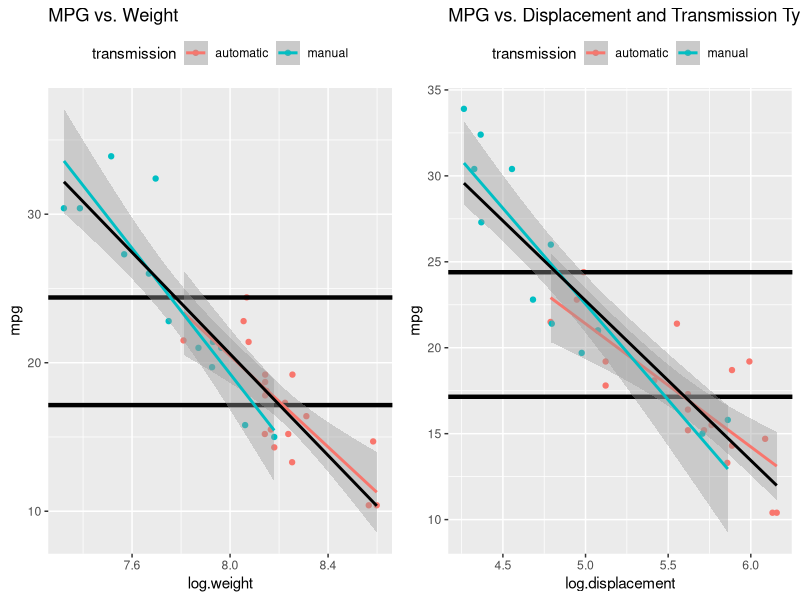
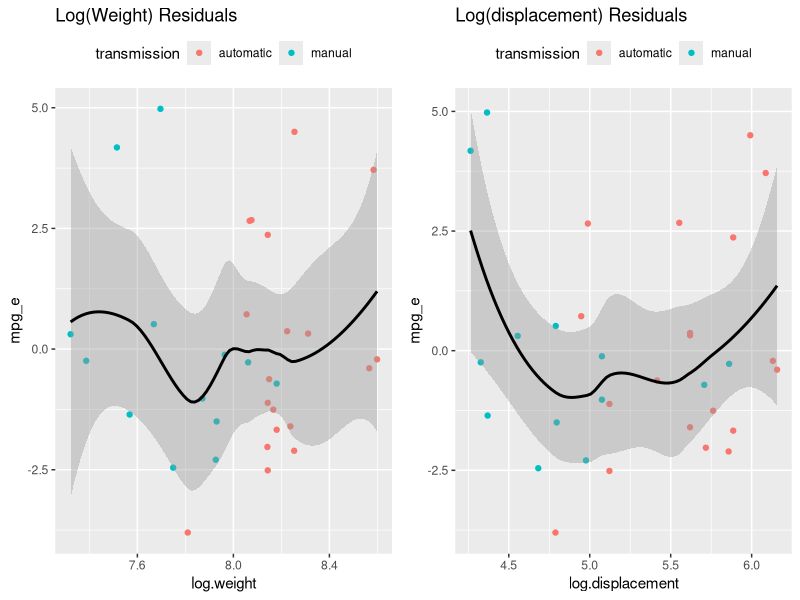
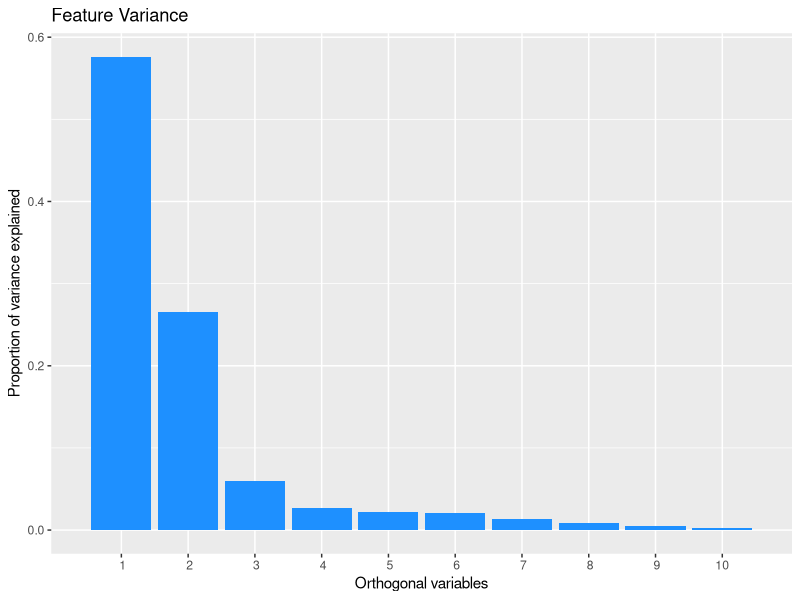
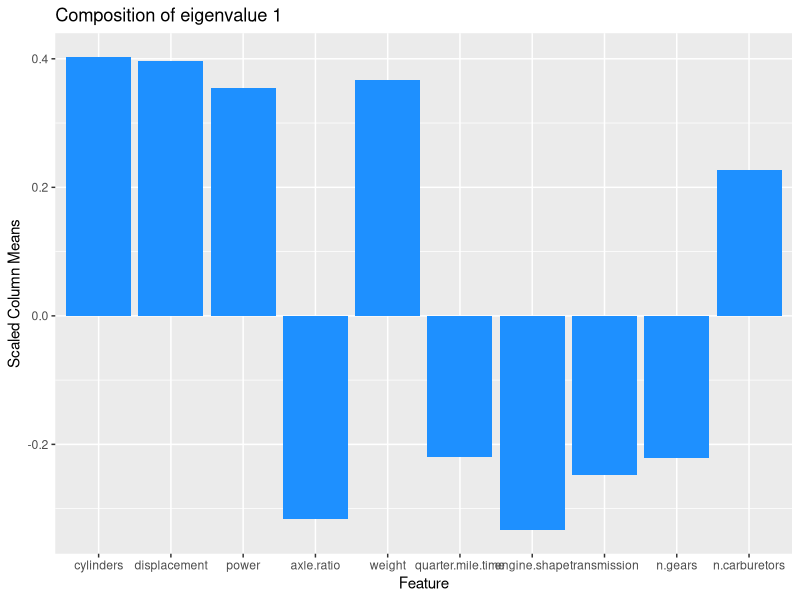
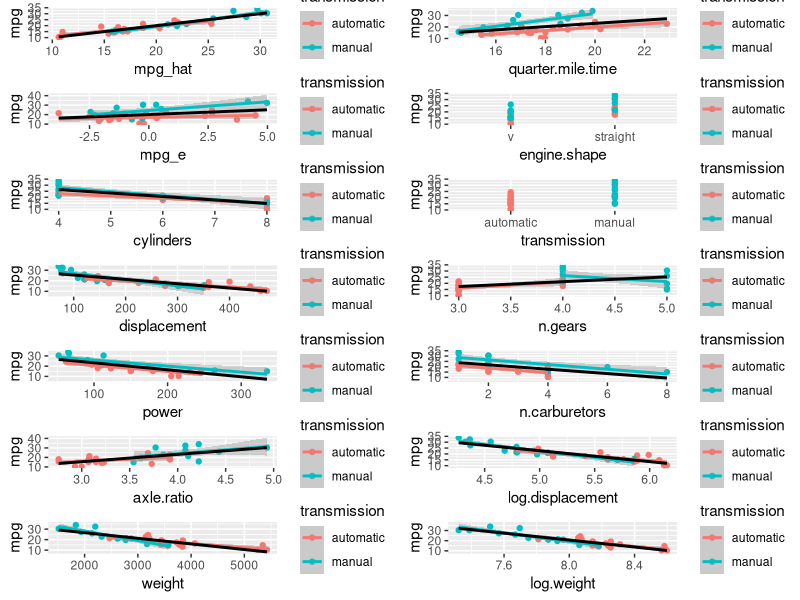
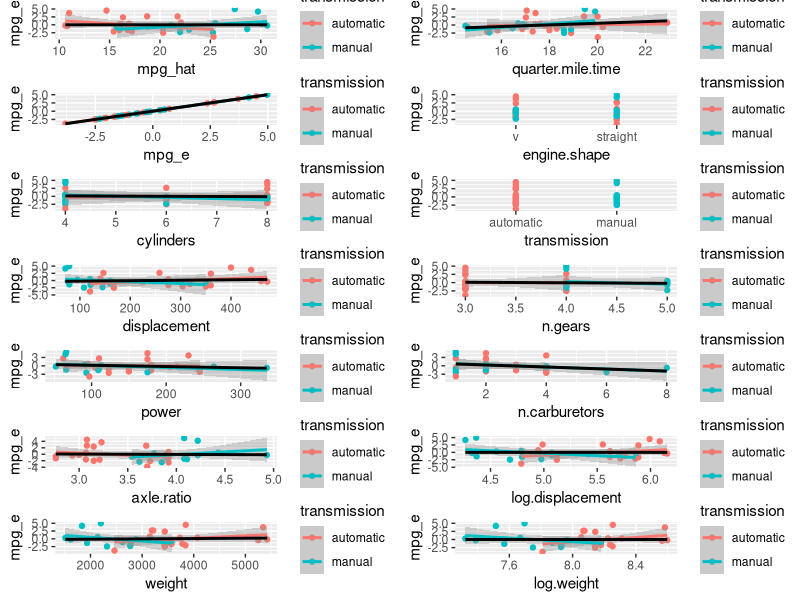

Write the R code that produced these figures, in order.
## ---- chunk 1
# Multiple plot function
#
# ggplot objects can be passed in ..., or to plotlist (as a list of ggplot objects)
# - cols:   Number of columns in layout
# - layout: A matrix specifying the layout. If present, 'cols' is ignored.
#
# If the layout is something like matrix(c(1,2,3,3), nrow=2, byrow=TRUE),
# then plot 1 will go in the upper left, 2 will go in the upper right, and
# 3 will go all the way across the bottom.
#
# credit: http://www.cookbook-r.com/Graphs/Multiple_graphs_on_one_page_(ggplot2)/
# author: winston@stdout.org
#
multiplot <- function(..., plotlist=NULL, file, cols=1, layout=NULL) {
  library(grid)

  # Make a list from the ... arguments and plotlist
  plots <- c(list(...), plotlist)

  numPlots = length(plots)

  # If layout is NULL, then use 'cols' to determine layout
  if (is.null(layout)) {
    # Make the panel
    # ncol: Number of columns of plots
    # nrow: Number of rows needed, calculated from # of cols
    layout <- matrix(seq(1, cols * ceiling(numPlots/cols)),
                    ncol = cols, nrow = ceiling(numPlots/cols))
  }

 if (numPlots==1) {
    print(plots[[1]])

  } else {
    # Set up the page
    grid.newpage()
    pushViewport(viewport(layout = grid.layout(nrow(layout), ncol(layout))))

    # Make each plot, in the correct location
    for (i in 1:numPlots) {
      # Get the i,j matrix positions of the regions that contain this subplot
      matchidx <- as.data.frame(which(layout == i, arr.ind = TRUE))

      print(plots[[i]], vp = viewport(layout.pos.row = matchidx$row,
                                      layout.pos.col = matchidx$col))
    }
  }
}
## ---- chunk 2
library(datasets)
library(dplyr)
library(xtable)
# library(GGally)
library(ggplot2)

graphics.off()

setwd("~/../datascience/RegressionModels-MotorCars")
data(mtcars)

# ?mtcars

# rename vars
mtcars <- rename(mtcars, cylinders=cyl, displacement=disp, power=hp, 
                 axle.ratio=drat, weight=wt, quarter.mile.time=qsec, 
                 engine.shape=vs, transmission=am, n.gears=gear, 
                 n.carburetors=carb)

# move row names into it's own column
mtcars <-  mutate(mtcars, carnames=rownames(mtcars))
# move carnames to 1st column
mtcars <- mtcars[,c(ncol(mtcars),1:length(mtcars)-1)]
## ---- chunk 3
# clarify values based on ?mtcars info
mtcars <- mutate(mtcars,
                 weight=weight*1000,
                 engine.shape=factor(engine.shape, levels=c(0,1), labels=c("v","straight")),
                 transmission=factor(transmission, levels=c(0,1),labels=c("automatic","manual")),
                 log.displacement=log(displacement),
                 log.weight=log(weight))

## for ease of using plot(myfit)
#rownames(mtcars) <- mtcars$carnames
# note: engine.shape has levels(0,1) = ("v","straight")
#       transmission has levels(0,1) = ("auto","manual")
## ---- chunk 4
#tab <- xtable(head(mtcars))
#print(tab, type = "html", include.rownames=FALSE)
## ---- chunk 5
mtcars.summary <- mtcars %>% group_by(transmission) %>% summarize(mpg.mean=mean(mpg))
tab <- xtable(mtcars.summary)
print(tab, type = "html", include.rownames=FALSE)
## ---- chunk 6
gg1 <- ggplot(mtcars, aes(x=log.weight, y=mpg, col=transmission)) +
    geom_point() + 
    geom_hline(yintercept=mtcars.summary$mpg.mean, size=1.5)+
    geom_smooth(method="lm") +
    geom_smooth(aes(x=log.weight, y=mpg), 
                method="lm", col="black", se=FALSE) +
    labs(title="MPG vs. Weight") + 
    theme(legend.position="top")

gg2 <- ggplot(mtcars, aes(x=log.displacement, y=mpg, 
                               col=transmission)) +
    geom_point() + 
    geom_hline(yintercept=mtcars.summary$mpg.mean, size=1.5)+
    geom_smooth(method="lm") +
    geom_smooth(aes(x=log.displacement, y=mpg), 
                method="lm", col="black", se=FALSE) +
    labs(title="MPG vs. Displacement and Transmission Type") + 
    theme(legend.position="top")

multiplot(gg1,gg2,cols=2)
## ---- chunk 7
fit <- list()
fit[[1]] <- lm(mpg ~ transmission, data=mtcars)
fit[[2]] <- lm(mpg ~ transmission + log.weight, data=mtcars)
fit[[3]] <- lm(mpg ~ transmission + log.weight + log.displacement, data=mtcars)
fit[[4]] <- lm(mpg ~ transmission + log.weight + log.displacement +
               quarter.mile.time, data=mtcars)
fit[[5]] <- lm(mpg ~ transmission + 
                 log.weight + log.displacement +
                 cylinders + 
                 power + axle.ratio +
                 quarter.mile.time + engine.shape +
                 n.gears + n.carburetors, data=mtcars)

# for lack of more elegant way to do this, here's a string list of the models
model.name <- list()
for (item in sapply(fit, function(myfit) deparse(myfit$call))) {
    tmp2 <- ""
    for (entry in item) {
        tmp2 <- paste0(tmp2,entry)
    }
    model.name <- c(model.name,tmp2)
}
model.name <- unlist(gsub("     "," ", model.name))

# run ANOVA
fit.anova <- anova(fit[[1]], fit[[2]], fit[[3]], fit[[4]], fit[[5]])

# get the best model
bestmodel.num <- tail(which(fit.anova$"Pr(>F)" <= .05),n=1)
bestmodel <- fit[[bestmodel.num]]
bestmodel.str <- deparse(bestmodel$call)
bestmodel.str <- paste0(bestmodel.str[1],bestmodel.str[2])
## ---- chunk 8
tab <- xtable(data.frame(model.name))
print(tab, type = "html")
tab <- xtable(data.frame(fit.anova))
print(tab, type = "html")
## ---- chunk 9
mtcars <- mutate(mtcars, 
                 mpg_hat = predict(bestmodel),
                 mpg_e = resid(bestmodel)) #mtcars$mpg - mpg_hat

# move mpg_hat and mpg_e to 3rd and 4th columns
mtcars <- mtcars[,c(1,2,ncol(mtcars)-1, ncol(mtcars), 3:(length(mtcars)-2))]
## ---- chunk 10
gg1 <- ggplot(mtcars, aes(x=log.weight, y=mpg_e, col=transmission)) +
    geom_point() + 
    geom_smooth(aes(x=log.weight, y=mpg_e), col="black") +
    labs(title="Log(Weight) Residuals") + 
    theme(legend.position="top")
gg2 <- ggplot(mtcars, aes(x=log.displacement, y=mpg_e, 
                               col=transmission)) +
    geom_point() + 
    geom_smooth(aes(x=log.displacement, y=mpg_e), col="black") +
    labs(title="Log(displacement) Residuals") + 
    theme(legend.position="top")
multiplot(gg1,gg2,cols=2)
## ---- chunk 11
tab <- xtable(summary(bestmodel)$coef)
print(tab, type = "html")
## ---- chunk 12
inputs <- select(mtcars, cylinders:n.carburetors)
mtcars.svd <- svd(scale(sapply(inputs, unclass)))
## ---- chunk 13
gg <- ggplot() + 
    geom_bar(aes(x=1:length(mtcars.svd$d), 
                 y=mtcars.svd$d^2/sum(mtcars.svd$d^2)),
             stat="identity",
             fill="dodgerblue") + 
    scale_x_discrete(limits=1:length(inputs)) +
    labs(title="Feature Variance") +
    labs(x="Orthogonal variables") +
    labs(y="Proportion of variance explained")
print(gg)
## ---- chunk 14
eigval <- 1
gg.svd.eigval <- ggplot() + 
    geom_bar(aes(x=1:length(inputs), y=mtcars.svd$v[,eigval]),
             stat="identity",
             fill="dodgerblue") + 
        scale_x_discrete(limits=names(inputs)) +
        labs(title=paste("Composition of eigenvalue",eigval)) +
        labs(x="Feature") +
        labs(y="Scaled Column Means")
print(gg.svd.eigval)
## ---- chunk 15
# consider avoiding ggplot calls inside of a function. Behavior can be unpredictable
plot.mpg.by <- function(var, main=NULL) {
    ggplot(mtcars, aes_string(x=var, y="mpg", col="transmission")) +
        geom_point() + 
        geom_smooth(method="lm") +
        geom_smooth(aes_string(x=var, y="mpg"), method="lm", 
                    col="black", se=FALSE) +
        labs(title=main)
}
## ---- chunk 16
# MPG vs feature broken out between automatic and manual
gg  <- list()
ii <- 0
for (feat.name in names(mtcars)[3:ncol(mtcars)]) {
    #tmp <- select(mtcars, mpg, transmission, feat.name)
    #rename(tmp, )
    ii <- ii + 1
    gg[[ii]] <- plot.mpg.by(feat.name)
}
#windows(width = 9, height = 10, xpos = 0, rescale="fixed")
multiplot(plotlist = gg, cols=2)

#windows(width = 13, height = 11, xpos = 30)
#pairs(select(mtcars, -carnames), panel = panel.smooth, main = "Motor Cars", 
#      col = 3 + (mtcars$log.displacement > 5.25))

# ggpairs(mtcars, lower=list(continuous = "smooth"), params=c(method="lm"))
## ---- chunk 17
# MPG vs feature broken out between automatic and manual

plot.mpg_e.by <- function(var, main=NULL) {
    ggplot(mtcars, aes_string(x=var, y="mpg_e", col="transmission")) +
        geom_point() + 
        geom_smooth(method="lm") +
        geom_smooth(aes_string(x=var, y="mpg_e"), method="lm", 
                    col="black", se=FALSE) +
        labs(title=main)
}

gg  <- list()
ii <- 0
for (feat.name in names(mtcars)[3:ncol(mtcars)]) {
    #tmp <- select(mtcars, mpg, transmission, feat.name)
    #rename(tmp, )
    ii <- ii + 1
    gg[[ii]] <- plot.mpg_e.by(feat.name)
}
#windows(width = 9, height = 10, xpos = 0, rescale="fixed")
multiplot(plotlist = gg, cols=2)

#windows(width = 13, height = 11, xpos = 30)
#pairs(select(mtcars, -carnames), panel = panel.smooth, main = "Motor Cars", 
#      col = 3 + (mtcars$log.displacement > 5.25))

# ggpairs(mtcars, lower=list(continuous = "smooth"), params=c(method="lm"))
## ---- chunk 18
# This doesn't work because of ggplot's inability to calculate valiables from local scope
#gg  <- list()
#for (ii in 1:length(mtcars.svd$d)) {
#    #tmp <- select(mtcars, mpg, transmission, feat.name)
#    #rename(tmp, )
#    eigval <<- ii
#    gg[[ii]] <- ggplot(environment=environment()) + 
#        geom_bar(aes(x=1:length(inputs), y=mtcars.svd$v[,eigval]),
#                 stat="identity",
#                 fill="dodgerblue") + 
#        scale_x_discrete(limits=names(inputs)) +
#        labs(title=paste("Composition of eigenvalue",eigval)) +
#        labs(x="Feature") +
#        labs(y="Scaled Column Means")
#}
#windows(width = 9, height = 10, xpos = 0, rescale="fixed")
#multiplot(plotlist = gg, cols=2)
